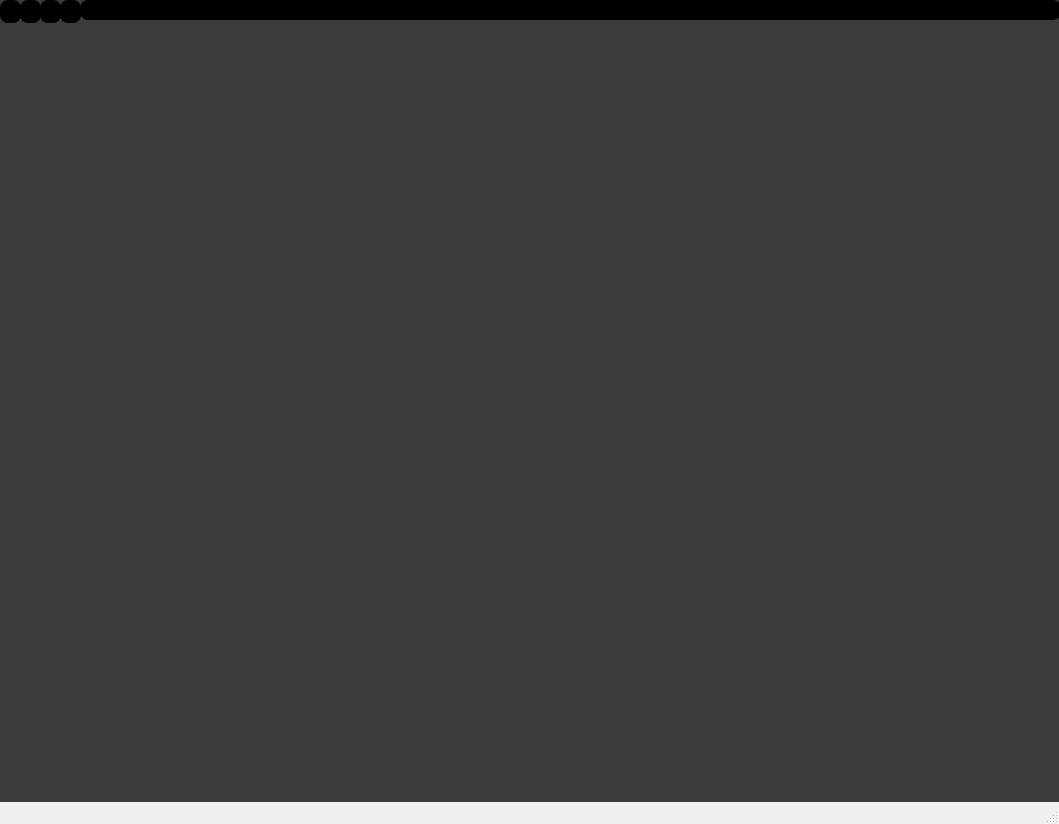
<?xml version="1.0" encoding="UTF-8"?>
<ui version="4.0">
 <class>MainWindow</class>
 <widget class="QMainWindow" name="MainWindow">
  <property name="geometry">
   <rect>
    <x>0</x>
    <y>0</y>
    <width>1059</width>
    <height>824</height>
   </rect>
  </property>
  <property name="windowTitle">
   <string>Browser</string>
  </property>
  <widget class="QWidget" name="centralwidget">
   <property name="styleSheet">
    <string notr="true">QWidget{
	background: rgb(59, 59, 59)
}</string>
   </property>
   <widget class="QLineEdit" name="urlBar">
    <property name="geometry">
     <rect>
      <x>80</x>
      <y>0</y>
      <width>981</width>
      <height>20</height>
     </rect>
    </property>
    <property name="styleSheet">
     <string notr="true">QLineEdit {
	background: rgb(0, 0, 0);
	border: 1px solid #00000;
	border-radius: 8px;
	padding: 2px;
	color: #FFF
}</string>
    </property>
   </widget>
   <widget class="QPushButton" name="homeButton">
    <property name="geometry">
     <rect>
      <x>0</x>
      <y>0</y>
      <width>21</width>
      <height>23</height>
     </rect>
    </property>
    <property name="styleSheet">
     <string notr="true">QPushButton {
	background: rgb(0, 0, 0);
	border: 2px solid #00000;
	border-radius: 8px;
	padding: 2px
	
}</string>
    </property>
    <property name="text">
     <string/>
    </property>
    <property name="icon">
     <iconset>
      <normaloff>../../../../Travis's Files/Downloads/house-128.png</normaloff>../../../../Travis's Files/Downloads/house-128.png</iconset>
    </property>
   </widget>
   <widget class="QPushButton" name="pushButton_2">
    <property name="geometry">
     <rect>
      <x>20</x>
      <y>0</y>
      <width>21</width>
      <height>23</height>
     </rect>
    </property>
    <property name="styleSheet">
     <string notr="true">QPushButton {
	background: rgb(0, 0, 0);
	border: 2px solid #00000;
	border-radius: 8px;
	padding: 2px
	
}</string>
    </property>
    <property name="text">
     <string/>
    </property>
    <property name="icon">
     <iconset>
      <normaloff>../../../../Travis's Files/Downloads/arrow-118-24.png</normaloff>../../../../Travis's Files/Downloads/arrow-118-24.png</iconset>
    </property>
   </widget>
   <widget class="QPushButton" name="pushButton_3">
    <property name="geometry">
     <rect>
      <x>40</x>
      <y>0</y>
      <width>21</width>
      <height>23</height>
     </rect>
    </property>
    <property name="styleSheet">
     <string notr="true">QPushButton {
	background: rgb(0, 0, 0);
	border: 2px solid #00000;
	border-radius: 8px;
	padding: 2px
	
}</string>
    </property>
    <property name="text">
     <string/>
    </property>
    <property name="icon">
     <iconset>
      <normaloff>../../../../Travis's Files/Downloads/arrow-18-24.png</normaloff>../../../../Travis's Files/Downloads/arrow-18-24.png</iconset>
    </property>
   </widget>
   <widget class="QPushButton" name="pushButton_4">
    <property name="geometry">
     <rect>
      <x>60</x>
      <y>0</y>
      <width>21</width>
      <height>23</height>
     </rect>
    </property>
    <property name="styleSheet">
     <string notr="true">QPushButton {
	background: rgb(0, 0, 0);
	border: 2px solid #00000;
	border-radius: 8px;
	padding: 2px
	
}</string>
    </property>
    <property name="text">
     <string/>
    </property>
    <property name="icon">
     <iconset>
      <normaloff>../../../../Travis's Files/Downloads/refresh-2-24.png</normaloff>../../../../Travis's Files/Downloads/refresh-2-24.png</iconset>
    </property>
   </widget>
   <widget class="QWidget" name="widget" native="true">
    <property name="geometry">
     <rect>
      <x>10</x>
      <y>30</y>
      <width>1041</width>
      <height>771</height>
     </rect>
    </property>
   </widget>
  </widget>
  <widget class="QStatusBar" name="statusbar"/>
 </widget>
 <resources/>
 <connections/>
</ui>
